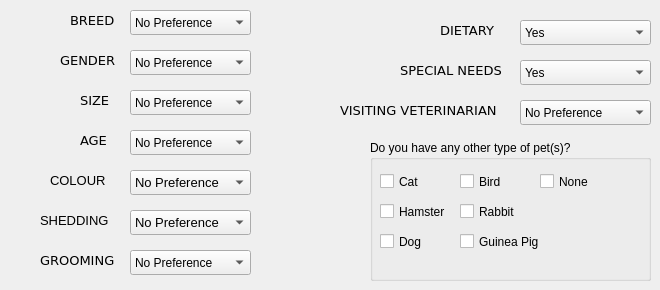
     <widget class="QWidget" name="basic">
      <attribute name="title">
       <string>Physical Preferences</string>
      </attribute>
      <widget class="QLabel" name="label_8">
       <property name="geometry">
        <rect>
         <x>70</x>
         <y>10</y>
         <width>51</width>
         <height>20</height>
        </rect>
       </property>
       <property name="font">
        <font>
         <family>DejaVu Sans</family>
         <pointsize>10</pointsize>
        </font>
       </property>
       <property name="text">
        <string>BREED</string>
       </property>
      </widget>
      <widget class="QLabel" name="label_9">
       <property name="geometry">
        <rect>
         <x>60</x>
         <y>50</y>
         <width>61</width>
         <height>20</height>
        </rect>
       </property>
       <property name="font">
        <font>
         <family>DejaVu Sans</family>
         <pointsize>10</pointsize>
        </font>
       </property>
       <property name="text">
        <string>GENDER</string>
       </property>
      </widget>
      <widget class="QLabel" name="label_10">
       <property name="geometry">
        <rect>
         <x>80</x>
         <y>90</y>
         <width>41</width>
         <height>20</height>
        </rect>
       </property>
       <property name="font">
        <font>
         <family>DejaVu Sans</family>
         <pointsize>10</pointsize>
        </font>
       </property>
       <property name="text">
        <string>SIZE</string>
       </property>
      </widget>
      <widget class="QLabel" name="label_11">
       <property name="geometry">
        <rect>
         <x>80</x>
         <y>130</y>
         <width>41</width>
         <height>20</height>
        </rect>
       </property>
       <property name="font">
        <font>
         <family>DejaVu Sans</family>
         <pointsize>10</pointsize>
        </font>
       </property>
       <property name="text">
        <string>AGE</string>
       </property>
      </widget>
      <widget class="QComboBox" name="client_dog_breed">
       <property name="geometry">
        <rect>
         <x>130</x>
         <y>10</y>
         <width>121</width>
         <height>25</height>
        </rect>
       </property>
       <property name="whatsThis">
        <string>breed</string>
       </property>
       <item>
        <property name="text">
         <string>No Preference</string>
        </property>
       </item>
       <item>
        <property name="text">
         <string>Pug</string>
        </property>
       </item>
       <item>
        <property name="text">
         <string>German Shepherd</string>
        </property>
       </item>
       <item>
        <property name="text">
         <string>Chihuahua</string>
        </property>
       </item>
       <item>
        <property name="text">
         <string>Pomeranian</string>
        </property>
       </item>
       <item>
        <property name="text">
         <string>Greyhound</string>
        </property>
       </item>
       <item>
        <property name="text">
         <string>Cocker Spaniel</string>
        </property>
       </item>
       <item>
        <property name="text">
         <string>Samoyed</string>
        </property>
       </item>
       <item>
        <property name="text">
         <string>Dobermann</string>
        </property>
       </item>
       <item>
        <property name="text">
         <string>Alaskan Malamute</string>
        </property>
       </item>
       <item>
        <property name="text">
         <string>St. Bernard</string>
        </property>
       </item>
       <item>
        <property name="text">
         <string>American Pit Bull</string>
        </property>
       </item>
       <item>
        <property name="text">
         <string>Bloodhound</string>
        </property>
       </item>
       <item>
        <property name="text">
         <string>Poodle</string>
        </property>
       </item>
       <item>
        <property name="text">
         <string>Labrador</string>
        </property>
       </item>
       <item>
        <property name="text">
         <string>Golden Retriever</string>
        </property>
       </item>
       <item>
        <property name="text">
         <string>Siberian Husky</string>
        </property>
       </item>
       <item>
        <property name="text">
         <string>Beagle</string>
        </property>
       </item>
       <item>
        <property name="text">
         <string>Bulldog</string>
        </property>
       </item>
       <item>
        <property name="text">
         <string>Rottweiler</string>
        </property>
       </item>
      </widget>
      <widget class="QComboBox" name="client_dog_gender">
       <property name="geometry">
        <rect>
         <x>130</x>
         <y>50</y>
         <width>121</width>
         <height>25</height>
        </rect>
       </property>
       <property name="whatsThis">
        <string>gender</string>
       </property>
       <item>
        <property name="text">
         <string>No Preference</string>
        </property>
       </item>
       <item>
        <property name="text">
         <string>Male</string>
        </property>
       </item>
       <item>
        <property name="text">
         <string>Female</string>
        </property>
       </item>
      </widget>
      <widget class="QComboBox" name="client_dog_size">
       <property name="geometry">
        <rect>
         <x>130</x>
         <y>90</y>
         <width>121</width>
         <height>25</height>
        </rect>
       </property>
       <property name="whatsThis">
        <string>size</string>
       </property>
       <item>
        <property name="text">
         <string>No Preference</string>
        </property>
       </item>
       <item>
        <property name="text">
         <string>Small</string>
        </property>
       </item>
       <item>
        <property name="text">
         <string>Medium</string>
        </property>
       </item>
       <item>
        <property name="text">
         <string>Large</string>
        </property>
       </item>
      </widget>
      <widget class="QLabel" name="label_16">
       <property name="geometry">
        <rect>
         <x>50</x>
         <y>170</y>
         <width>61</width>
         <height>21</height>
        </rect>
       </property>
       <property name="font">
        <font>
         <pointsize>10</pointsize>
        </font>
       </property>
       <property name="text">
        <string>COLOUR</string>
       </property>
      </widget>
      <widget class="QComboBox" name="client_dog_coat_colour">
       <property name="geometry">
        <rect>
         <x>130</x>
         <y>170</y>
         <width>121</width>
         <height>25</height>
        </rect>
       </property>
       <property name="font">
        <font>
         <pointsize>10</pointsize>
        </font>
       </property>
       <property name="whatsThis">
        <string>colour</string>
       </property>
       <item>
        <property name="text">
         <string>No Preference</string>
        </property>
       </item>
       <item>
        <property name="text">
         <string>White</string>
        </property>
       </item>
       <item>
        <property name="text">
         <string>Black</string>
        </property>
       </item>
       <item>
        <property name="text">
         <string>Brown</string>
        </property>
       </item>
       <item>
        <property name="text">
         <string>Grey</string>
        </property>
       </item>
      </widget>
      <widget class="QLabel" name="label_18">
       <property name="geometry">
        <rect>
         <x>40</x>
         <y>210</y>
         <width>81</width>
         <height>21</height>
        </rect>
       </property>
       <property name="font">
        <font>
         <pointsize>10</pointsize>
        </font>
       </property>
       <property name="text">
        <string>SHEDDING</string>
       </property>
      </widget>
      <widget class="QComboBox" name="client_dog_shedding">
       <property name="geometry">
        <rect>
         <x>130</x>
         <y>210</y>
         <width>121</width>
         <height>25</height>
        </rect>
       </property>
       <property name="font">
        <font>
         <pointsize>10</pointsize>
        </font>
       </property>
       <property name="whatsThis">
        <string>shedding</string>
       </property>
       <item>
        <property name="text">
         <string>No Preference</string>
        </property>
       </item>
       <item>
        <property name="text">
         <string>Regularly</string>
        </property>
       </item>
       <item>
        <property name="text">
         <string>Frequent</string>
        </property>
       </item>
       <item>
        <property name="text">
         <string>Seasonal</string>
        </property>
       </item>
       <item>
        <property name="text">
         <string>Occasional</string>
        </property>
       </item>
       <item>
        <property name="text">
         <string>Infrequent</string>
        </property>
       </item>
      </widget>
      <widget class="QComboBox" name="client_dog_age">
       <property name="geometry">
        <rect>
         <x>130</x>
         <y>130</y>
         <width>121</width>
         <height>25</height>
        </rect>
       </property>
       <property name="whatsThis">
        <string>age</string>
       </property>
       <item>
        <property name="text">
         <string>No Preference</string>
        </property>
       </item>
       <item>
        <property name="text">
         <string>Puppies(less than 1 year)</string>
        </property>
       </item>
       <item>
        <property name="text">
         <string>Young Dogs(1-4 years)</string>
        </property>
       </item>
       <item>
        <property name="text">
         <string>Adult Dogs(5-7 years)</string>
        </property>
       </item>
       <item>
        <property name="text">
         <string>Old Dogs(more than 7 years)</string>
        </property>
       </item>
       <item>
        <property name="text">
         <string/>
        </property>
       </item>
      </widget>
      <widget class="QLabel" name="label_19">
       <property name="geometry">
        <rect>
         <x>400</x>
         <y>60</y>
         <width>111</width>
         <height>21</height>
        </rect>
       </property>
       <property name="font">
        <font>
         <family>DejaVu Sans</family>
         <pointsize>10</pointsize>
        </font>
       </property>
       <property name="text">
        <string>SPECIAL NEEDS</string>
       </property>
      </widget>
      <widget class="QComboBox" name="client_dog_special_needs">
       <property name="geometry">
        <rect>
         <x>520</x>
         <y>60</y>
         <width>131</width>
         <height>25</height>
        </rect>
       </property>
       <property name="whatsThis">
        <string>special_needs</string>
       </property>
       <item>
        <property name="text">
         <string>Yes</string>
        </property>
       </item>
       <item>
        <property name="text">
         <string>No</string>
        </property>
       </item>
      </widget>
      <widget class="QLabel" name="label_20">
       <property name="geometry">
        <rect>
         <x>340</x>
         <y>100</y>
         <width>171</width>
         <height>21</height>
        </rect>
       </property>
       <property name="font">
        <font>
         <family>DejaVu Sans</family>
         <pointsize>10</pointsize>
        </font>
       </property>
       <property name="text">
        <string>VISITING VETERINARIAN </string>
       </property>
      </widget>
      <widget class="QLabel" name="label_26">
       <property name="geometry">
        <rect>
         <x>40</x>
         <y>250</y>
         <width>81</width>
         <height>21</height>
        </rect>
       </property>
       <property name="font">
        <font>
         <family>DejaVu Sans</family>
         <pointsize>10</pointsize>
        </font>
       </property>
       <property name="text">
        <string>GROOMING</string>
       </property>
      </widget>
      <widget class="QComboBox" name="client_dog_vet_visits">
       <property name="geometry">
        <rect>
         <x>520</x>
         <y>100</y>
         <width>131</width>
         <height>25</height>
        </rect>
       </property>
       <property name="whatsThis">
        <string>vet_visit</string>
       </property>
       <item>
        <property name="text">
         <string>No Preference</string>
        </property>
       </item>
       <item>
        <property name="text">
         <string>Monthly</string>
        </property>
       </item>
       <item>
        <property name="text">
         <string>Every 2 Months</string>
        </property>
       </item>
       <item>
        <property name="text">
         <string>Quarterly</string>
        </property>
       </item>
       <item>
        <property name="text">
         <string>Half-Yearly</string>
        </property>
       </item>
       <item>
        <property name="text">
         <string>Yearly</string>
        </property>
       </item>
      </widget>
      <widget class="QComboBox" name="client_dog_grooming">
       <property name="geometry">
        <rect>
         <x>130</x>
         <y>250</y>
         <width>121</width>
         <height>25</height>
        </rect>
       </property>
       <property name="whatsThis">
        <string>grooming</string>
       </property>
       <item>
        <property name="text">
         <string>No Preference</string>
        </property>
       </item>
       <item>
        <property name="text">
         <string>Daily</string>
        </property>
       </item>
       <item>
        <property name="text">
         <string>2-3 times/week</string>
        </property>
       </item>
       <item>
        <property name="text">
         <string>Once a week</string>
        </property>
       </item>
       <item>
        <property name="text">
         <string>Once in 2 weeks</string>
        </property>
       </item>
       <item>
        <property name="text">
         <string>Needs Professional Grooming </string>
        </property>
       </item>
      </widget>
      <widget class="QLabel" name="label">
       <property name="geometry">
        <rect>
         <x>440</x>
         <y>20</y>
         <width>61</width>
         <height>21</height>
        </rect>
       </property>
       <property name="font">
        <font>
         <family>DejaVu Sans</family>
         <pointsize>10</pointsize>
        </font>
       </property>
       <property name="text">
        <string>DIETARY</string>
       </property>
      </widget>
      <widget class="QComboBox" name="client_dog_dietary">
       <property name="geometry">
        <rect>
         <x>520</x>
         <y>20</y>
         <width>131</width>
         <height>25</height>
        </rect>
       </property>
       <property name="whatsThis">
        <string>dietary_needs</string>
       </property>
       <item>
        <property name="text">
         <string>Yes</string>
        </property>
       </item>
       <item>
        <property name="text">
         <string>No</string>
        </property>
       </item>
      </widget>
      <widget class="QGroupBox" name="dog_other_pets">
       <property name="geometry">
        <rect>
         <x>370</x>
         <y>140</y>
         <width>281</width>
         <height>141</height>
        </rect>
       </property>
       <property name="whatsThis">
        <string>other_pets</string>
       </property>
       <property name="title">
        <string>Do you have any other type of pet(s)?</string>
       </property>
       <widget class="QCheckBox" name="client_dog_cat">
        <property name="geometry">
         <rect>
          <x>10</x>
          <y>30</y>
          <width>90</width>
          <height>23</height>
         </rect>
        </property>
        <property name="whatsThis">
         <string>C</string>
        </property>
        <property name="text">
         <string>Cat</string>
        </property>
       </widget>
       <widget class="QCheckBox" name="client_dog_bird">
        <property name="geometry">
         <rect>
          <x>90</x>
          <y>30</y>
          <width>90</width>
          <height>23</height>
         </rect>
        </property>
        <property name="whatsThis">
         <string>B</string>
        </property>
        <property name="text">
         <string>Bird</string>
        </property>
       </widget>
       <widget class="QCheckBox" name="client_dog_guineaPig">
        <property name="geometry">
         <rect>
          <x>90</x>
          <y>90</y>
          <width>90</width>
          <height>23</height>
         </rect>
        </property>
        <property name="whatsThis">
         <string>P</string>
        </property>
        <property name="text">
         <string>Guinea Pig</string>
        </property>
       </widget>
       <widget class="QCheckBox" name="client_dog_hamster">
        <property name="geometry">
         <rect>
          <x>10</x>
          <y>60</y>
          <width>90</width>
          <height>23</height>
         </rect>
        </property>
        <property name="whatsThis">
         <string>H</string>
        </property>
        <property name="text">
         <string>Hamster</string>
        </property>
       </widget>
       <widget class="QCheckBox" name="client_dog_dog">
        <property name="geometry">
         <rect>
          <x>10</x>
          <y>90</y>
          <width>90</width>
          <height>23</height>
         </rect>
        </property>
        <property name="whatsThis">
         <string>D</string>
        </property>
        <property name="text">
         <string>Dog</string>
        </property>
       </widget>
       <widget class="QCheckBox" name="client_dog_rabbit">
        <property name="geometry">
         <rect>
          <x>90</x>
          <y>60</y>
          <width>90</width>
          <height>23</height>
         </rect>
        </property>
        <property name="whatsThis">
         <string>R</string>
        </property>
        <property name="text">
         <string>Rabbit</string>
        </property>
       </widget>
       <widget class="QCheckBox" name="client_dog_none">
        <property name="geometry">
         <rect>
          <x>170</x>
          <y>30</y>
          <width>90</width>
          <height>23</height>
         </rect>
        </property>
        <property name="whatsThis">
         <string>None</string>
        </property>
        <property name="text">
         <string>None</string>
        </property>
       </widget>
      </widget>
     </widget>
